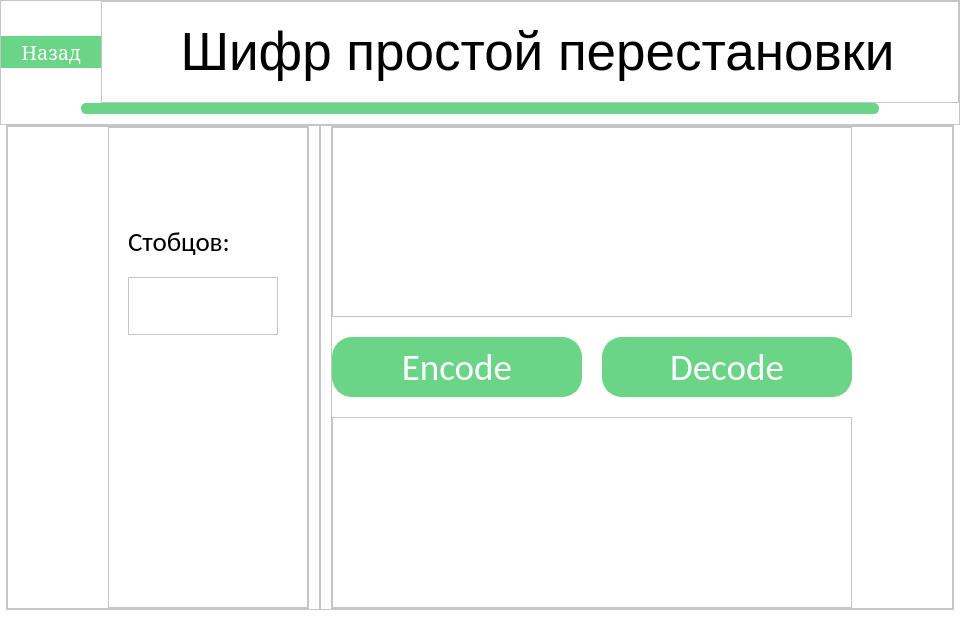
<?xml version="1.0" encoding="UTF-8"?>
<ui version="4.0">
 <class>Invoices</class>
 <widget class="QDialog" name="Invoices">
  <property name="geometry">
   <rect>
    <x>0</x>
    <y>0</y>
    <width>960</width>
    <height>620</height>
   </rect>
  </property>
  <property name="minimumSize">
   <size>
    <width>960</width>
    <height>620</height>
   </size>
  </property>
  <property name="font">
   <font>
    <family>Bauhaus 93</family>
    <pointsize>72</pointsize>
   </font>
  </property>
  <property name="windowTitle">
   <string>Invoices</string>
  </property>
  <property name="styleSheet">
   <string notr="true">background: rgb(255, 255, 255);
background-position: center;</string>
  </property>
  <layout class="QVBoxLayout" name="verticalLayout_2">
   <property name="spacing">
    <number>0</number>
   </property>
   <property name="leftMargin">
    <number>0</number>
   </property>
   <property name="topMargin">
    <number>0</number>
   </property>
   <property name="rightMargin">
    <number>0</number>
   </property>
   <property name="bottomMargin">
    <number>0</number>
   </property>
   <item>
    <layout class="QVBoxLayout" name="verticalLayout">
     <item>
      <widget class="QFrame" name="frame">
       <property name="frameShape">
        <enum>QFrame::StyledPanel</enum>
       </property>
       <property name="frameShadow">
        <enum>QFrame::Raised</enum>
       </property>
       <layout class="QVBoxLayout" name="verticalLayout_7">
        <property name="spacing">
         <number>0</number>
        </property>
        <property name="leftMargin">
         <number>0</number>
        </property>
        <property name="topMargin">
         <number>0</number>
        </property>
        <property name="rightMargin">
         <number>0</number>
        </property>
        <property name="bottomMargin">
         <number>0</number>
        </property>
        <item>
         <layout class="QVBoxLayout" name="verticalLayout_6">
          <item>
           <layout class="QHBoxLayout" name="horizontalLayout_8">
            <item>
             <widget class="QPushButton" name="backButton">
              <property name="maximumSize">
               <size>
                <width>100</width>
                <height>16777215</height>
               </size>
              </property>
              <property name="font">
               <font>
                <family>MS Serif</family>
                <pointsize>15</pointsize>
               </font>
              </property>
              <property name="styleSheet">
               <string notr="true">
QPushButton{
background-color: #6ad487;
border-radius: 20;
color: white; 

border: 2px solid #6ad487;
}

QPushButton:hover {

	
	
	border-color: rgb(255, 255, 255);
	font: 17pt &quot;MS Serif&quot;;
}

</string>
              </property>
              <property name="text">
               <string>Назад</string>
              </property>
             </widget>
            </item>
            <item>
             <widget class="QFrame" name="frame_6">
              <property name="frameShape">
               <enum>QFrame::StyledPanel</enum>
              </property>
              <property name="frameShadow">
               <enum>QFrame::Raised</enum>
              </property>
              <layout class="QVBoxLayout" name="verticalLayout_9">
               <property name="spacing">
                <number>0</number>
               </property>
               <property name="leftMargin">
                <number>20</number>
               </property>
               <property name="topMargin">
                <number>20</number>
               </property>
               <property name="rightMargin">
                <number>5</number>
               </property>
               <property name="bottomMargin">
                <number>20</number>
               </property>
               <item>
                <widget class="QLabel" name="label">
                 <property name="font">
                  <font>
                   <pointsize>40</pointsize>
                  </font>
                 </property>
                 <property name="text">
                  <string>Шифр простой перестановки</string>
                 </property>
                 <property name="alignment">
                  <set>Qt::AlignCenter</set>
                 </property>
                </widget>
               </item>
              </layout>
             </widget>
            </item>
           </layout>
          </item>
         </layout>
        </item>
        <item>
         <layout class="QVBoxLayout" name="verticalLayout_5">
          <property name="spacing">
           <number>0</number>
          </property>
          <property name="leftMargin">
           <number>80</number>
          </property>
          <property name="rightMargin">
           <number>80</number>
          </property>
          <property name="bottomMargin">
           <number>10</number>
          </property>
          <item alignment="Qt::AlignVCenter">
           <widget class="QFrame" name="frame_7">
            <property name="minimumSize">
             <size>
              <width>0</width>
              <height>11</height>
             </size>
            </property>
            <property name="maximumSize">
             <size>
              <width>16777215</width>
              <height>0</height>
             </size>
            </property>
            <property name="styleSheet">
             <string notr="true">background-color: #6ad487;
border-radius: 5;
color: white; 
</string>
            </property>
            <property name="frameShape">
             <enum>QFrame::StyledPanel</enum>
            </property>
            <property name="frameShadow">
             <enum>QFrame::Raised</enum>
            </property>
            <layout class="QVBoxLayout" name="verticalLayout_8">
             <property name="spacing">
              <number>0</number>
             </property>
             <property name="leftMargin">
              <number>80</number>
             </property>
             <property name="topMargin">
              <number>10</number>
             </property>
             <property name="rightMargin">
              <number>80</number>
             </property>
             <property name="bottomMargin">
              <number>20</number>
             </property>
            </layout>
           </widget>
          </item>
         </layout>
        </item>
       </layout>
      </widget>
     </item>
    </layout>
   </item>
   <item>
    <layout class="QHBoxLayout" name="horizontalLayout">
     <property name="spacing">
      <number>10</number>
     </property>
     <property name="bottomMargin">
      <number>10</number>
     </property>
     <item alignment="Qt::AlignHCenter">
      <widget class="QFrame" name="frame_2">
       <property name="frameShape">
        <enum>QFrame::StyledPanel</enum>
       </property>
       <property name="frameShadow">
        <enum>QFrame::Raised</enum>
       </property>
       <layout class="QHBoxLayout" name="horizontalLayout_4">
        <property name="spacing">
         <number>10</number>
        </property>
        <property name="leftMargin">
         <number>0</number>
        </property>
        <property name="topMargin">
         <number>0</number>
        </property>
        <property name="rightMargin">
         <number>0</number>
        </property>
        <property name="bottomMargin">
         <number>0</number>
        </property>
        <item>
         <layout class="QHBoxLayout" name="horizontalLayout_2">
          <item>
           <widget class="QFrame" name="frame_3">
            <property name="frameShape">
             <enum>QFrame::StyledPanel</enum>
            </property>
            <property name="frameShadow">
             <enum>QFrame::Raised</enum>
            </property>
            <layout class="QHBoxLayout" name="horizontalLayout_5">
             <property name="spacing">
              <number>10</number>
             </property>
             <property name="leftMargin">
              <number>100</number>
             </property>
             <property name="topMargin">
              <number>0</number>
             </property>
             <property name="rightMargin">
              <number>0</number>
             </property>
             <property name="bottomMargin">
              <number>0</number>
             </property>
             <item>
              <layout class="QVBoxLayout" name="verticalLayout_10">
               <item>
                <widget class="QFrame" name="frame_8">
                 <property name="minimumSize">
                  <size>
                   <width>200</width>
                   <height>0</height>
                  </size>
                 </property>
                 <property name="frameShape">
                  <enum>QFrame::StyledPanel</enum>
                 </property>
                 <property name="frameShadow">
                  <enum>QFrame::Raised</enum>
                 </property>
                 <widget class="QTextEdit" name="colsEdit">
                  <property name="geometry">
                   <rect>
                    <x>20</x>
                    <y>150</y>
                    <width>150</width>
                    <height>58</height>
                   </rect>
                  </property>
                  <property name="minimumSize">
                   <size>
                    <width>0</width>
                    <height>58</height>
                   </size>
                  </property>
                  <property name="maximumSize">
                   <size>
                    <width>16777215</width>
                    <height>58</height>
                   </size>
                  </property>
                 </widget>
                 <widget class="QLabel" name="label_3">
                  <property name="geometry">
                   <rect>
                    <x>20</x>
                    <y>90</y>
                    <width>150</width>
                    <height>50</height>
                   </rect>
                  </property>
                  <property name="font">
                   <font>
                    <family>Calibri</family>
                    <pointsize>20</pointsize>
                   </font>
                  </property>
                  <property name="text">
                   <string>Стобцов:</string>
                  </property>
                 </widget>
                </widget>
               </item>
              </layout>
             </item>
            </layout>
           </widget>
          </item>
         </layout>
        </item>
        <item>
         <layout class="QVBoxLayout" name="verticalLayout_3">
          <item>
           <widget class="QFrame" name="frame_4">
            <property name="frameShape">
             <enum>QFrame::StyledPanel</enum>
            </property>
            <property name="frameShadow">
             <enum>QFrame::Raised</enum>
            </property>
            <layout class="QVBoxLayout" name="verticalLayout_4">
             <property name="spacing">
              <number>0</number>
             </property>
             <property name="leftMargin">
              <number>0</number>
             </property>
             <property name="topMargin">
              <number>0</number>
             </property>
             <property name="rightMargin">
              <number>0</number>
             </property>
             <property name="bottomMargin">
              <number>0</number>
             </property>
            </layout>
           </widget>
          </item>
         </layout>
        </item>
        <item>
         <layout class="QHBoxLayout" name="horizontalLayout_3">
          <item>
           <widget class="QFrame" name="frame_5">
            <property name="frameShape">
             <enum>QFrame::StyledPanel</enum>
            </property>
            <property name="frameShadow">
             <enum>QFrame::Raised</enum>
            </property>
            <layout class="QHBoxLayout" name="horizontalLayout_6">
             <property name="spacing">
              <number>20</number>
             </property>
             <property name="leftMargin">
              <number>0</number>
             </property>
             <property name="topMargin">
              <number>0</number>
             </property>
             <property name="rightMargin">
              <number>100</number>
             </property>
             <property name="bottomMargin">
              <number>0</number>
             </property>
             <item>
              <layout class="QVBoxLayout" name="verticalLayout_11">
               <item>
                <widget class="QTextEdit" name="textEdit"/>
               </item>
               <item>
                <layout class="QHBoxLayout" name="horizontalLayout_7">
                 <item>
                  <widget class="QPushButton" name="encodeButton">
                   <property name="minimumSize">
                    <size>
                     <width>250</width>
                     <height>60</height>
                    </size>
                   </property>
                   <property name="maximumSize">
                    <size>
                     <width>250</width>
                     <height>60</height>
                    </size>
                   </property>
                   <property name="font">
                    <font>
                     <family>Calibri</family>
                     <pointsize>28</pointsize>
                    </font>
                   </property>
                   <property name="styleSheet">
                    <string notr="true">
QPushButton{
background-color: #6ad487;
border-radius: 20;
color: white; 

border: 2px solid #6ad487;
}

QPushButton:hover {

	
	
	border-color: rgb(255, 255, 255);
	font: 28pt &quot;Broadway&quot;;
}

</string>
                   </property>
                   <property name="text">
                    <string>Encode</string>
                   </property>
                  </widget>
                 </item>
                 <item>
                  <widget class="QPushButton" name="decodeButton">
                   <property name="minimumSize">
                    <size>
                     <width>250</width>
                     <height>60</height>
                    </size>
                   </property>
                   <property name="maximumSize">
                    <size>
                     <width>250</width>
                     <height>16777215</height>
                    </size>
                   </property>
                   <property name="font">
                    <font>
                     <family>Calibri</family>
                     <pointsize>28</pointsize>
                    </font>
                   </property>
                   <property name="styleSheet">
                    <string notr="true">
QPushButton{
background-color: #6ad487;
border-radius: 20;
color: white; 

border: 2px solid #6ad487;
}

QPushButton:hover {

	
	
	border-color: rgb(255, 255, 255);
	font: 28pt &quot;Broadway&quot;;
}

</string>
                   </property>
                   <property name="text">
                    <string>Decode</string>
                   </property>
                  </widget>
                 </item>
                </layout>
               </item>
               <item>
                <widget class="QTextEdit" name="resultEdit"/>
               </item>
              </layout>
             </item>
            </layout>
           </widget>
          </item>
         </layout>
        </item>
       </layout>
      </widget>
     </item>
    </layout>
   </item>
  </layout>
 </widget>
 <resources/>
 <connections/>
</ui>
